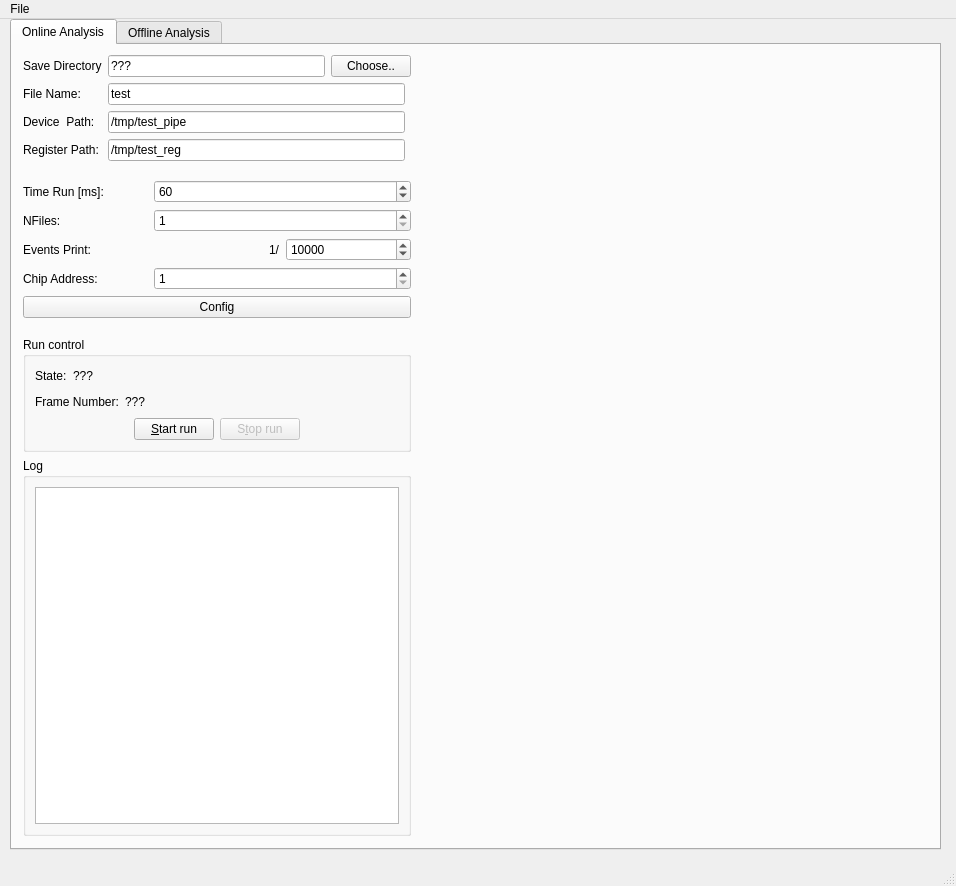
<?xml version="1.0" encoding="UTF-8"?>
<ui version="4.0">
 <class>MainWindow</class>
 <widget class="QMainWindow" name="MainWindow">
  <property name="geometry">
   <rect>
    <x>0</x>
    <y>0</y>
    <width>956</width>
    <height>886</height>
   </rect>
  </property>
  <property name="windowTitle">
   <string>JadePixel</string>
  </property>
  <property name="windowIcon">
   <iconset>
    <normaloff>iheplogo.gif</normaloff>iheplogo.gif</iconset>
  </property>
  <widget class="QWidget" name="centralwidget">
   <widget class="QTabWidget" name="TabWidget">
    <property name="geometry">
     <rect>
      <x>10</x>
      <y>0</y>
      <width>931</width>
      <height>831</height>
     </rect>
    </property>
    <property name="currentIndex">
     <number>0</number>
    </property>
    <widget class="QWidget" name="Tab_Online">
     <attribute name="title">
      <string>Online Analysis</string>
     </attribute>
     <widget class="QWidget" name="layoutWidget_2">
      <property name="geometry">
       <rect>
        <x>11</x>
        <y>10</y>
        <width>388</width>
        <height>781</height>
       </rect>
      </property>
      <layout class="QVBoxLayout" name="verticalLayout_6">
       <item>
        <layout class="QGridLayout" name="gridLayout_5">
         <item row="0" column="0">
          <widget class="QLabel" name="label_11">
           <property name="text">
            <string>Save Directory</string>
           </property>
          </widget>
         </item>
         <item row="7" column="1">
          <widget class="QLineEdit" name="LineEdit_Online_RegName">
           <property name="text">
            <string>/tmp/test_reg</string>
           </property>
          </widget>
         </item>
         <item row="0" column="1" colspan="2">
          <layout class="QHBoxLayout" name="horizontalLayout_8">
           <item>
            <widget class="QLineEdit" name="LineEdit_Online_FilePath">
             <property name="text">
              <string>???</string>
             </property>
             <property name="readOnly">
              <bool>true</bool>
             </property>
            </widget>
           </item>
           <item>
            <widget class="QPushButton" name="Btn_Online_Choose">
             <property name="text">
              <string>Choose..</string>
             </property>
            </widget>
           </item>
          </layout>
         </item>
         <item row="7" column="0">
          <widget class="QLabel" name="label_21">
           <property name="text">
            <string>Register Path:</string>
           </property>
          </widget>
         </item>
         <item row="3" column="0">
          <widget class="QLabel" name="label_26">
           <property name="text">
            <string>File Name:</string>
           </property>
          </widget>
         </item>
         <item row="3" column="1">
          <widget class="QLineEdit" name="LineEdit_Online_FileName">
           <property name="text">
            <string>test</string>
           </property>
          </widget>
         </item>
         <item row="5" column="1">
          <widget class="QLineEdit" name="LineEdit_Online_InName">
           <property name="text">
            <string>/tmp/test_pipe</string>
           </property>
          </widget>
         </item>
         <item row="5" column="0">
          <widget class="QLabel" name="label_25">
           <property name="text">
            <string>Device  Path:</string>
           </property>
          </widget>
         </item>
        </layout>
       </item>
       <item>
        <spacer name="verticalSpacer_3">
         <property name="orientation">
          <enum>Qt::Vertical</enum>
         </property>
         <property name="sizeType">
          <enum>QSizePolicy::Maximum</enum>
         </property>
         <property name="sizeHint" stdset="0">
          <size>
           <width>293</width>
           <height>13</height>
          </size>
         </property>
        </spacer>
       </item>
       <item>
        <layout class="QGridLayout" name="gridLayout_3">
         <property name="verticalSpacing">
          <number>6</number>
         </property>
         <item row="0" column="1" colspan="2">
          <widget class="QSpinBox" name="SpinBox_Online_TimeRun">
           <property name="minimum">
            <number>1</number>
           </property>
           <property name="maximum">
            <number>999999999</number>
           </property>
           <property name="value">
            <number>60</number>
           </property>
           <property name="displayIntegerBase">
            <number>10</number>
           </property>
          </widget>
         </item>
         <item row="0" column="0">
          <widget class="QLabel" name="label_14">
           <property name="text">
            <string>Time Run [ms]:</string>
           </property>
          </widget>
         </item>
         <item row="2" column="0">
          <widget class="QLabel" name="label_22">
           <property name="text">
            <string>Events Print:</string>
           </property>
          </widget>
         </item>
         <item row="3" column="1" colspan="2">
          <widget class="QSpinBox" name="SpinBox_Online_ChipAddress">
           <property name="minimum">
            <number>1</number>
           </property>
           <property name="maximum">
            <number>10</number>
           </property>
           <property name="value">
            <number>1</number>
           </property>
           <property name="displayIntegerBase">
            <number>10</number>
           </property>
          </widget>
         </item>
         <item row="2" column="1" alignment="Qt::AlignRight">
          <widget class="QLabel" name="label_ev">
           <property name="text">
            <string>1/</string>
           </property>
          </widget>
         </item>
         <item row="3" column="0">
          <widget class="QLabel" name="label_23">
           <property name="text">
            <string>Chip Address:</string>
           </property>
          </widget>
         </item>
         <item row="2" column="2">
          <widget class="QSpinBox" name="SpinBox_Online_evPrint">
           <property name="minimum">
            <number>1</number>
           </property>
           <property name="maximum">
            <number>999999999</number>
           </property>
           <property name="value">
            <number>10000</number>
           </property>
           <property name="displayIntegerBase">
            <number>10</number>
           </property>
          </widget>
         </item>
         <item row="1" column="0">
          <widget class="QLabel" name="label_24">
           <property name="text">
            <string>NFiles:</string>
           </property>
          </widget>
         </item>
         <item row="1" column="1" colspan="2">
          <widget class="QSpinBox" name="SpinBox_Online_NFiles">
           <property name="minimum">
            <number>1</number>
           </property>
           <property name="maximum">
            <number>100</number>
           </property>
           <property name="value">
            <number>1</number>
           </property>
           <property name="displayIntegerBase">
            <number>10</number>
           </property>
          </widget>
         </item>
        </layout>
       </item>
       <item>
        <widget class="QPushButton" name="Btn_Online_Config">
         <property name="text">
          <string>Config</string>
         </property>
        </widget>
       </item>
       <item>
        <spacer name="verticalSpacer_4">
         <property name="orientation">
          <enum>Qt::Vertical</enum>
         </property>
         <property name="sizeType">
          <enum>QSizePolicy::Maximum</enum>
         </property>
         <property name="sizeHint" stdset="0">
          <size>
           <width>293</width>
           <height>13</height>
          </size>
         </property>
        </spacer>
       </item>
       <item>
        <widget class="QGroupBox" name="groupBox_6">
         <property name="title">
          <string>Run control</string>
         </property>
         <layout class="QVBoxLayout" name="verticalLayout_8">
          <item>
           <layout class="QHBoxLayout" name="horizontalLayout_10">
            <item>
             <widget class="QLabel" name="label_19">
              <property name="text">
               <string>State:</string>
              </property>
             </widget>
            </item>
            <item>
             <widget class="QLabel" name="Label_Online_State">
              <property name="text">
               <string>???</string>
              </property>
             </widget>
            </item>
            <item>
             <spacer name="horizontalSpacer_6">
              <property name="orientation">
               <enum>Qt::Horizontal</enum>
              </property>
              <property name="sizeHint" stdset="0">
               <size>
                <width>40</width>
                <height>20</height>
               </size>
              </property>
             </spacer>
            </item>
           </layout>
          </item>
          <item>
           <layout class="QHBoxLayout" name="horizontalLayout_11">
            <item>
             <widget class="QLabel" name="label_20">
              <property name="text">
               <string>Frame Number:</string>
              </property>
             </widget>
            </item>
            <item>
             <widget class="QLabel" name="Label_Online_FrameNumber">
              <property name="text">
               <string>???</string>
              </property>
             </widget>
            </item>
            <item>
             <spacer name="horizontalSpacer_7">
              <property name="orientation">
               <enum>Qt::Horizontal</enum>
              </property>
              <property name="sizeHint" stdset="0">
               <size>
                <width>40</width>
                <height>20</height>
               </size>
              </property>
             </spacer>
            </item>
           </layout>
          </item>
          <item>
           <layout class="QHBoxLayout" name="horizontalLayout_12">
            <item>
             <spacer name="horizontalSpacer_8">
              <property name="orientation">
               <enum>Qt::Horizontal</enum>
              </property>
              <property name="sizeHint" stdset="0">
               <size>
                <width>40</width>
                <height>20</height>
               </size>
              </property>
             </spacer>
            </item>
            <item>
             <widget class="QPushButton" name="Btn_Online_StartRun">
              <property name="text">
               <string>&amp;Start run</string>
              </property>
             </widget>
            </item>
            <item>
             <widget class="QPushButton" name="Btn_Online_StopRun">
              <property name="enabled">
               <bool>false</bool>
              </property>
              <property name="text">
               <string>S&amp;top run</string>
              </property>
             </widget>
            </item>
            <item>
             <spacer name="horizontalSpacer_9">
              <property name="orientation">
               <enum>Qt::Horizontal</enum>
              </property>
              <property name="sizeHint" stdset="0">
               <size>
                <width>40</width>
                <height>20</height>
               </size>
              </property>
             </spacer>
            </item>
           </layout>
          </item>
         </layout>
        </widget>
       </item>
       <item>
        <widget class="QGroupBox" name="groupBox_7">
         <property name="title">
          <string>Log</string>
         </property>
         <layout class="QVBoxLayout" name="verticalLayout_9">
          <item>
           <widget class="QTextEdit" name="TextEdit_Online_Log">
            <property name="readOnly">
             <bool>true</bool>
            </property>
           </widget>
          </item>
         </layout>
        </widget>
       </item>
      </layout>
     </widget>
     <widget class="QCustomPlot" name="customPlot" native="true">
      <property name="geometry">
       <rect>
        <x>420</x>
        <y>20</y>
        <width>481</width>
        <height>201</height>
       </rect>
      </property>
     </widget>
    </widget>
    <widget class="QWidget" name="Tab_Offline">
     <attribute name="title">
      <string>Offline Analysis</string>
     </attribute>
     <widget class="QWidget" name="layoutWidget">
      <property name="geometry">
       <rect>
        <x>17</x>
        <y>10</y>
        <width>371</width>
        <height>791</height>
       </rect>
      </property>
      <layout class="QVBoxLayout" name="verticalLayout_5">
       <item>
        <layout class="QHBoxLayout" name="horizontalLayout_2">
         <item>
          <layout class="QHBoxLayout" name="horizontalLayout">
           <item>
            <widget class="QLabel" name="label">
             <property name="text">
              <string>Current Data:</string>
             </property>
            </widget>
           </item>
           <item>
            <widget class="QLineEdit" name="LineEdit_Offline_CurrentData">
             <property name="text">
              <string>???</string>
             </property>
             <property name="readOnly">
              <bool>true</bool>
             </property>
            </widget>
           </item>
          </layout>
         </item>
         <item>
          <widget class="QComboBox" name="ComboBox_Data"/>
         </item>
        </layout>
       </item>
       <item>
        <spacer name="verticalSpacer">
         <property name="orientation">
          <enum>Qt::Vertical</enum>
         </property>
         <property name="sizeType">
          <enum>QSizePolicy::Maximum</enum>
         </property>
         <property name="sizeHint" stdset="0">
          <size>
           <width>293</width>
           <height>13</height>
          </size>
         </property>
        </spacer>
       </item>
       <item>
        <layout class="QHBoxLayout" name="horizontalLayout_3">
         <item>
          <widget class="QLabel" name="label_8">
           <property name="text">
            <string>Mode:</string>
           </property>
          </widget>
         </item>
         <item>
          <widget class="QRadioButton" name="RadioButton_Offline_Single">
           <property name="text">
            <string>Single</string>
           </property>
           <property name="checked">
            <bool>true</bool>
           </property>
          </widget>
         </item>
         <item>
          <widget class="QRadioButton" name="RadioButton_Offline_Multi">
           <property name="text">
            <string>Multiple</string>
           </property>
           <property name="checked">
            <bool>false</bool>
           </property>
          </widget>
         </item>
        </layout>
       </item>
       <item>
        <layout class="QGridLayout" name="gridLayout_2">
         <item row="0" column="0">
          <widget class="QLabel" name="label_9">
           <property name="text">
            <string>Data Structure:</string>
           </property>
          </widget>
         </item>
         <item row="1" column="0">
          <widget class="QLabel" name="label_10">
           <property name="text">
            <string>Max Frame:</string>
           </property>
          </widget>
         </item>
         <item row="0" column="1" colspan="2">
          <widget class="QSpinBox" name="SpinBox_Offline_DataStructure">
           <property name="minimum">
            <number>1</number>
           </property>
           <property name="maximum">
            <number>2</number>
           </property>
           <property name="value">
            <number>2</number>
           </property>
          </widget>
         </item>
         <item row="1" column="1" colspan="2">
          <widget class="QSpinBox" name="SpinBox_Offline_MaxFrame">
           <property name="minimum">
            <number>1</number>
           </property>
           <property name="maximum">
            <number>999999999</number>
           </property>
           <property name="value">
            <number>10</number>
           </property>
          </widget>
         </item>
        </layout>
       </item>
       <item>
        <widget class="QGroupBox" name="groupBox_3">
         <property name="title">
          <string/>
         </property>
         <layout class="QVBoxLayout" name="verticalLayout_3">
          <item>
           <layout class="QGridLayout" name="gridLayout">
            <item row="0" column="2">
             <widget class="QLabel" name="label_7">
              <property name="text">
               <string>Max</string>
              </property>
              <property name="alignment">
               <set>Qt::AlignCenter</set>
              </property>
             </widget>
            </item>
            <item row="1" column="0">
             <widget class="QLabel" name="label_3">
              <property name="text">
               <string>Row:(1-48)</string>
              </property>
              <property name="alignment">
               <set>Qt::AlignCenter</set>
              </property>
             </widget>
            </item>
            <item row="1" column="1">
             <widget class="QSpinBox" name="SpinBox_Offline_MinRow">
              <property name="minimum">
               <number>1</number>
              </property>
              <property name="maximum">
               <number>48</number>
              </property>
             </widget>
            </item>
            <item row="1" column="2">
             <widget class="QSpinBox" name="SpinBox_Offline_MaxRow">
              <property name="minimum">
               <number>1</number>
              </property>
              <property name="maximum">
               <number>48</number>
              </property>
             </widget>
            </item>
            <item row="2" column="0">
             <widget class="QLabel" name="label_2">
              <property name="text">
               <string>Column:(1-16)</string>
              </property>
              <property name="alignment">
               <set>Qt::AlignCenter</set>
              </property>
             </widget>
            </item>
            <item row="2" column="1">
             <widget class="QSpinBox" name="SpinBox_Offline_MinCol">
              <property name="minimum">
               <number>1</number>
              </property>
              <property name="maximum">
               <number>16</number>
              </property>
             </widget>
            </item>
            <item row="2" column="2">
             <widget class="QSpinBox" name="SpinBox_Offline_MaxCol">
              <property name="minimum">
               <number>1</number>
              </property>
              <property name="maximum">
               <number>16</number>
              </property>
             </widget>
            </item>
            <item row="0" column="1">
             <widget class="QLabel" name="label_4">
              <property name="text">
               <string>Min</string>
              </property>
              <property name="alignment">
               <set>Qt::AlignCenter</set>
              </property>
             </widget>
            </item>
           </layout>
          </item>
         </layout>
        </widget>
       </item>
       <item>
        <spacer name="verticalSpacer_2">
         <property name="orientation">
          <enum>Qt::Vertical</enum>
         </property>
         <property name="sizeType">
          <enum>QSizePolicy::Maximum</enum>
         </property>
         <property name="sizeHint" stdset="0">
          <size>
           <width>293</width>
           <height>13</height>
          </size>
         </property>
        </spacer>
       </item>
       <item>
        <widget class="QGroupBox" name="groupBox">
         <property name="title">
          <string>Run control</string>
         </property>
         <layout class="QVBoxLayout" name="verticalLayout">
          <item>
           <layout class="QHBoxLayout" name="horizontalLayout_5">
            <item>
             <widget class="QLabel" name="label_5">
              <property name="text">
               <string>State:</string>
              </property>
             </widget>
            </item>
            <item>
             <widget class="QLabel" name="Label_Offline_State">
              <property name="text">
               <string>???</string>
              </property>
             </widget>
            </item>
            <item>
             <spacer name="horizontalSpacer_4">
              <property name="orientation">
               <enum>Qt::Horizontal</enum>
              </property>
              <property name="sizeHint" stdset="0">
               <size>
                <width>40</width>
                <height>20</height>
               </size>
              </property>
             </spacer>
            </item>
           </layout>
          </item>
          <item>
           <layout class="QHBoxLayout" name="horizontalLayout_6">
            <item>
             <widget class="QLabel" name="label_6">
              <property name="text">
               <string>Frame Number:</string>
              </property>
             </widget>
            </item>
            <item>
             <widget class="QLabel" name="Label_Offline_FrameNumber">
              <property name="text">
               <string>???</string>
              </property>
             </widget>
            </item>
            <item>
             <spacer name="horizontalSpacer_5">
              <property name="orientation">
               <enum>Qt::Horizontal</enum>
              </property>
              <property name="sizeHint" stdset="0">
               <size>
                <width>40</width>
                <height>20</height>
               </size>
              </property>
             </spacer>
            </item>
           </layout>
          </item>
          <item>
           <layout class="QHBoxLayout" name="horizontalLayout_4">
            <item>
             <spacer name="horizontalSpacer_2">
              <property name="orientation">
               <enum>Qt::Horizontal</enum>
              </property>
              <property name="sizeHint" stdset="0">
               <size>
                <width>40</width>
                <height>20</height>
               </size>
              </property>
             </spacer>
            </item>
            <item>
             <widget class="QPushButton" name="Btn_Offline_StartRun">
              <property name="text">
               <string>&amp;Start run</string>
              </property>
             </widget>
            </item>
            <item>
             <widget class="QPushButton" name="Btn_Offline_StopRun">
              <property name="enabled">
               <bool>false</bool>
              </property>
              <property name="text">
               <string>S&amp;top run</string>
              </property>
             </widget>
            </item>
            <item>
             <spacer name="horizontalSpacer_3">
              <property name="orientation">
               <enum>Qt::Horizontal</enum>
              </property>
              <property name="sizeHint" stdset="0">
               <size>
                <width>40</width>
                <height>20</height>
               </size>
              </property>
             </spacer>
            </item>
           </layout>
          </item>
         </layout>
        </widget>
       </item>
       <item>
        <widget class="QGroupBox" name="groupBox_2">
         <property name="title">
          <string>Log</string>
         </property>
         <layout class="QVBoxLayout" name="verticalLayout_2">
          <item>
           <widget class="QTextEdit" name="TextEdit_Offline_Log">
            <property name="readOnly">
             <bool>true</bool>
            </property>
           </widget>
          </item>
         </layout>
        </widget>
       </item>
      </layout>
     </widget>
     <widget class="QGroupBox" name="groupBox_4">
      <property name="geometry">
       <rect>
        <x>400</x>
        <y>0</y>
        <width>451</width>
        <height>811</height>
       </rect>
      </property>
      <property name="title">
       <string>Latest events</string>
      </property>
      <layout class="QVBoxLayout" name="verticalLayout_4">
       <item>
        <widget class="QWidget" name="Pixel_Offline_Graph" native="true"/>
       </item>
      </layout>
     </widget>
    </widget>
   </widget>
  </widget>
  <widget class="QMenuBar" name="menubar">
   <property name="geometry">
    <rect>
     <x>0</x>
     <y>0</y>
     <width>956</width>
     <height>26</height>
    </rect>
   </property>
   <widget class="QMenu" name="menuFile">
    <property name="title">
     <string>File</string>
    </property>
    <addaction name="Action_Open"/>
    <addaction name="Action_Save"/>
    <addaction name="Action_Exit"/>
   </widget>
   <addaction name="menuFile"/>
  </widget>
  <widget class="QStatusBar" name="statusbar"/>
  <action name="Action_Open">
   <property name="text">
    <string>Open</string>
   </property>
  </action>
  <action name="Action_Exit">
   <property name="text">
    <string>Exit</string>
   </property>
  </action>
  <action name="Action_Save">
   <property name="text">
    <string>Save</string>
   </property>
  </action>
 </widget>
 <customwidgets>
  <customwidget>
   <class>QCustomPlot</class>
   <extends>QWidget</extends>
   <header>qcustomplot.h</header>
   <container>1</container>
  </customwidget>
 </customwidgets>
 <resources/>
 <connections/>
</ui>
